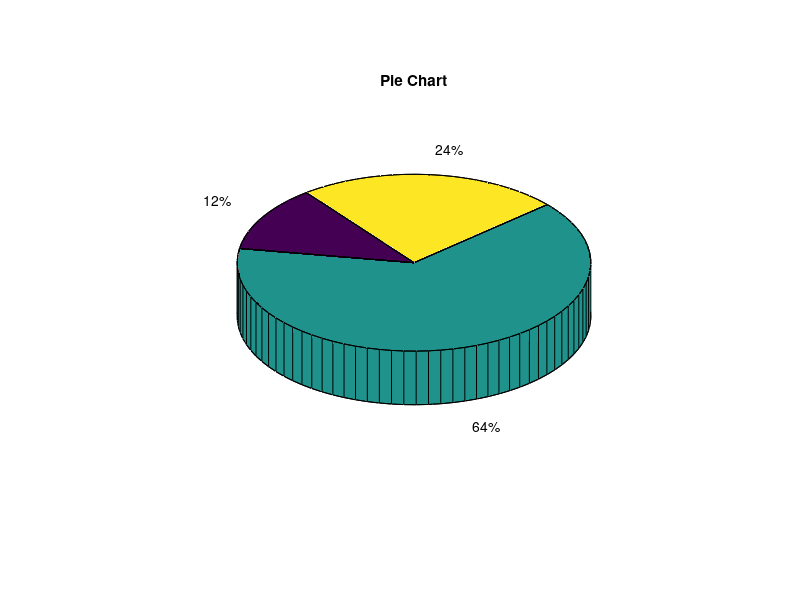

The MATLAB script that drew this image:
clear;
clc;
x = [12 64 24];
plottype = 'pie3';
 
switch plottype
    case 'bar' 
        bar(x)
        title('Bar Graph')
    case {'pie','pie3'}
        pie3(x)
        title('Pie Chart')
    otherwise
        warning('Unexpected plot type. No plot created.')
end

